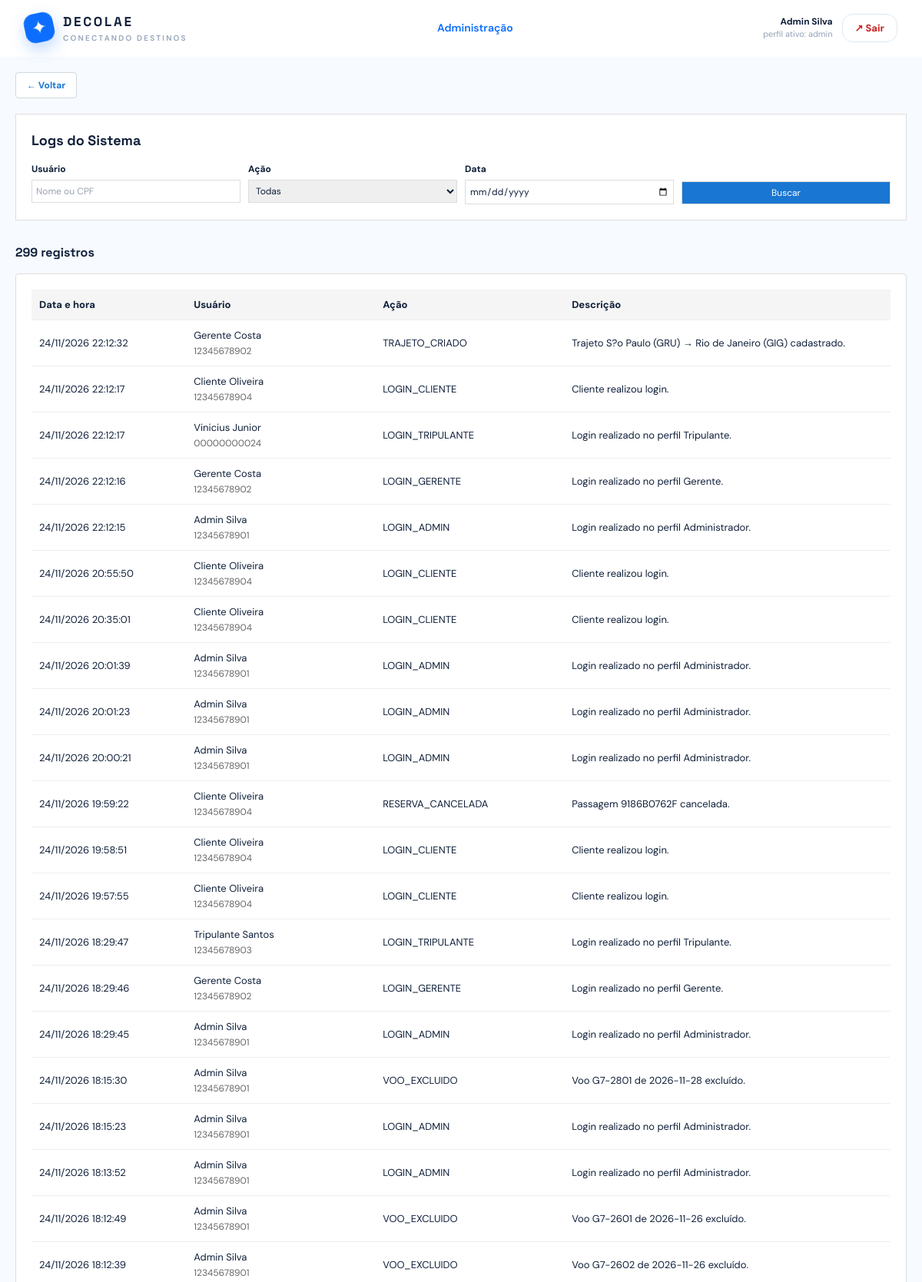
The page /admin-logs.php (signed in, upper part) on the database its author committed.
### tables this page shows
CREATE TABLE `usuario` (
  `cpf` char(11) NOT NULL,
  `nome_completo` varchar(120) NOT NULL,
  `email` varchar(160) NOT NULL,
  `senha` varchar(255) NOT NULL,
  `endereco` varchar(255) NOT NULL,
  `telefone` varchar(15) DEFAULT NULL
);

CREATE TABLE `log` (
  `id` bigint(20) UNSIGNED NOT NULL,
  `usuario_cpf` char(11) NOT NULL,
  `data_hora` timestamp NOT NULL DEFAULT current_timestamp(),
  `acao` varchar(80) NOT NULL,
  `descricao` varchar(255) NOT NULL,
  `registro_afetado` varchar(120) DEFAULT NULL
);

### includes/functions.php (called while the page is built, shortened)
<?php
function esc(mixed $valor): string
{
    return htmlspecialchars((string) $valor, ENT_QUOTES, 'UTF-8');
}
function obter_usuario_atual(PDO $conexao): ?array
{
    $cpf = $_SESSION['cpf_usuario'] ?? null;
    $comando = $conexao->prepare(
        'SELECT cpf, nome_completo, email, endereco FROM usuario WHERE cpf = ?'
    );
    $comando->execute([$cpf]);
    $usuario = $comando->fetch();
    $consulta_papeis = "
        SELECT 'gerente' AS papel FROM gerente WHERE cpf = ?
        UNION ALL
        SELECT 'tripulante' FROM tripulante WHERE cpf = ?
        UNION ALL
        SELECT 'admin' FROM admin WHERE cpf = ?
        UNION ALL
        SELECT 'cliente' FROM cliente WHERE cpf = ?
        ORDER BY papel
    ";
    $comando_papeis = $conexao->prepare($consulta_papeis);
    $comando_papeis->execute([$cpf, $cpf, $cpf, $cpf]);
    $usuario['papeis'] = array_column($comando_papeis->fetchAll(), 'papel');
    $usuario['papel_atual'] = $_SESSION['papel_usuario'] ?? null;
    return $usuario;
}
function exigir_autenticacao(PDO $conexao, ?string $papel = null): array
{
    $usuario = obter_usuario_atual($conexao);
    return $usuario;
}
function exigir_papel(PDO $conexao, string $papel): array
{
    return exigir_autenticacao($conexao, $papel);
}
function normalizar_data(?string $valor): ?string
{
    if (!$valor) {
        return null;
    }
    return null;
}

### admin-logs.php (the view, shortened to what this page needs)
<?php
require_once __DIR__ . '/includes/functions.php';
require_once __DIR__ . '/includes/layout.php';
$conexao_pdo = db();
$usuario_logado = exigir_papel($conexao_pdo, 'admin');
$por_pagina = 50;
$filtro_usuario = trim((string) ($_GET['usuario'] ?? ''));
$filtro_data = normalizar_data($_GET['data'] ?? null) ?? '';
$condicoes = [];
$parametros = [];
$onde = $condicoes ? 'WHERE ' . implode(' AND ', $condicoes) : '';
$comando = $conexao_pdo->prepare(
    "SELECT COUNT(*) FROM log l LEFT JOIN usuario u ON u.cpf = l.usuario_cpf $onde"
);
$comando->execute($parametros);
$total = (int) $comando->fetchColumn();
$total_paginas = max(1, (int) ceil($total / $por_pagina));
$pagina = min($total_paginas, max(1, (int) ($_GET['pagina'] ?? 1)));
$deslocamento = ($pagina - 1) * $por_pagina;
$comando = $conexao_pdo->prepare(
    "SELECT l.data_hora, l.acao, l.descricao, l.usuario_cpf, u.nome_completo
     FROM log l
     LEFT JOIN usuario u ON u.cpf = l.usuario_cpf
     $onde
     ORDER BY l.id DESC
     LIMIT $por_pagina OFFSET $deslocamento"
);
$comando->execute($parametros);
$logs = $comando->fetchAll();
renderizar_cabecalho('Logs', $usuario_logado);
?>
<div class="secao-voos">
  <a class="botao-pequeno" href="admin.php" style="margin-bottom: 20px;">← Voltar</a>
  <div class="cartao-busca-voos">
    <h2 class="titulo-secao-busca">Logs do Sistema</h2>
    <form method="get" class="formulario-busca-voos" style="grid-template-columns: repeat(4, minmax(0, 1fr));">
      <div>
        <label class="rotulo-busca-voos">Usuário</label>
        <input class="entrada-busca-voos" name="usuario" value="<?=esc($filtro_usuario)?>" placeholder="Nome ou CPF" autocomplete="off">
      </div>
      <div>
        <label class="rotulo-busca-voos">Ação</label>
        <select class="entrada-busca-voos" name="acao">
          <option value="">Todas</option>
        </select>
      </div>
      <div>
        <label class="rotulo-busca-voos">Data</label>
        <input class="entrada-busca-voos" type="date" name="data" value="<?=esc($filtro_data)?>">
      </div>
      <div class="container-botao-busca">
        <button class="botao-busca-voos" type="submit">Buscar</button>
      </div>
    </form>
  </div>
  <h2 class="titulo-lista-voos"><?= $total === 1 ? '1 registro' : $total . ' registros' ?></h2>
  <?php if($logs): ?>
    <div class="cartao-formulario" style="overflow-x: auto;">
      <table class="tabela-operacional">
        <thead>
          <tr>
            <th style="width: 18%;">Data e hora</th>
            <th style="width: 22%;">Usuário</th>
            <th style="width: 22%;">Ação</th>
            <th style="width: 38%;">Descrição</th>
          </tr>
        </thead>
        <tbody>
          <?php foreach($logs as $log): ?>
            <tr>
              <td><?=esc((new DateTime($log['data_hora']))->format('d/m/Y H:i:s'))?></td>
              <td>
                <?=esc($log['nome_completo'] ?? 'Usuário removido')?><br>
                <span class="texto-secundario texto-pequeno"><?=esc($log['usuario_cpf'])?></span>
              </td>
              <td><?=esc($log['acao'])?></td>
              <td><?=esc($log['descricao'])?></td>
            </tr>
          <?php endforeach; ?>
        </tbody>
      </table>
    </div>
  <?php else: ?>
    <div class="estado-vazio-escala">
      <p>Nenhum registro encontrado.</p>
    </div>
  <?php endif; ?>
</div>
<?php renderizar_rodape(); ?>

### includes/layout.php (shortened to what this page needs)
<?php
function renderizar_cabecalho(string $titulo, ?array $usuario = null): void
{
    $papel_ativo = $usuario['papel_atual'] ?? null;
    ?>
<!doctype html>
<html lang="pt-BR">
<head>
    <script src="https://cdn.tailwindcss.com"></script>
    <link rel="stylesheet" href="assets/css/app.css?v=<?= filemtime(__DIR__ . '/../assets/css/app.css') ?>">
</head>
<body class="bg-[#f7faff] text-ink antialiased">
<header class="sticky top-0 z-30 border-b border-white/60 bg-white/90 backdrop-blur">
    <div class="mx-auto flex max-w-7xl items-center justify-between px-5 py-4 lg:px-8">
        <a href="index.php" class="flex items-center gap-3" aria-label="Página inicial">
            <span class="brand-mark">✦</span>
            <span>
                <span class="brand-name">DECOLAE</span>
                <span class="hidden text-[10px] font-semibold uppercase tracking-[.22em] text-slate-400 sm:block">
                    conectando destinos
                </span>
            </span>
        </a>
        <nav class="hidden items-center gap-6 text-sm font-semibold text-slate-500 md:flex">
            <?php if ($papel_ativo === 'admin'): ?>
                <a class="nav-link active" href="admin.php">Administração</a>
            <?php endif; ?>
        </nav>
        <div class="flex items-center gap-3">
            <?php if ($usuario): ?>
                <div class="hidden text-right sm:block">
                    <p class="text-xs font-bold text-ink">
                        <?= esc($usuario['nome_completo']) ?>
                    </p>
                    <p class="text-[11px] text-slate-400">
                        perfil ativo: <?= esc($papel_ativo ?? '—') ?>
                    </p>
                </div>
                <a class="secondary-btn botao-perigo px-4 py-2" href="logout.php">↗ Sair</a>
            <?php endif; ?>
        </div>
    </div>
</header>
<main>
<?php
}
function renderizar_rodape(): void
{
    ?>
</main>
</body>
</html>
<?php
}

### assets/css/app.css (style rules this page uses)
:root { --ink: #10203a; --navy: #102d52; --ocean: #0d6efd; --sky: #eaf5ff; --coral: #ff6b4a; }
* { box-sizing: border-box; }
body { font-family: 'DM Sans', sans-serif; }
.font-display, h1, h2, h3, .brand-name { font-family: 'Space Grotesk', sans-serif; }
.brand-mark { display: grid; width: 38px; height: 38px; place-items: center; border-radius: 13px; background: var(--ocean); color: #fff; font-size: 24px; transform: rotate(-12deg); box-shadow: 0 9px 20px rgba(13, 110, 253, .25); }
.brand-name { display: block; color: var(--ink); font-size: 17px; font-weight: 700; letter-spacing: .16em; }
.nav-link { transition: color .2s ease; }
.nav-link:hover, .nav-link.active { color: var(--ocean); }
.primary-btn, .secondary-btn { display: inline-flex; align-items: center; justify-content: center; gap: 12px; border-radius: 14px; padding: 0 21px; font-size: 13px; font-weight: 800; transition: transform .2s, box-shadow .2s, background .2s; }
.secondary-btn { border: 1px solid #dce8f4; background: #fff; padding-top: 12px; padding-bottom: 12px; color: var(--ocean); }
.cartao-formulario { border: 1px solid #ddd; border-radius: 4px; background: #fff; padding: 20px; }
.texto-secundario { color: #666; }
.tabela-operacional { width: 100%; border-collapse: collapse; font-size: 13px; }
.tabela-operacional th, .tabela-operacional td { border-bottom: 1px solid #eee; padding: 10px; text-align: left; }
.tabela-operacional th { background: #f5f5f5; font-weight: bold; }
.secao-voos, .secao-bilhetes { max-width: 1200px; margin: 0 auto; padding: 20px; }
.secao-voos { scroll-margin-top: 90px; }
.cartao-busca-voos { margin-bottom: 30px; border: 1px solid #ddd; background: #fff; padding: 20px; }
.titulo-secao-busca, .titulo-secao-bilhetes { margin: 0 0 15px; font-size: 18px; font-weight: bold; }
.formulario-busca-voos { display: grid; grid-template-columns: repeat(4, minmax(0, 1fr)); gap: 10px; }
.rotulo-busca-voos { display: block; margin-bottom: 5px; font-size: 12px; font-weight: bold; }
.entrada-busca-voos { width: 100%; box-sizing: border-box; border: 1px solid #ddd; padding: 5px; font-size: 12px; }
.container-botao-busca { display: flex; align-items: flex-end; }
.botao-busca-voos { width: 100%; border: 1px solid #ddd; background: #1976d2; padding: 5px 10px; color: #fff; cursor: pointer; font-size: 12px; }
.titulo-lista-voos { margin: 0 0 15px; font-size: 16px; font-weight: bold; }
.texto-pequeno { font-size: 12px; }
.botao-perigo { color: #c62828; cursor: pointer; }
.botao-pequeno { display: inline-flex; align-items: center; justify-content: center; border: 1px solid #d0d7de; border-radius: 4px; background: #fff; padding: 7px 14px; color: #1976d2; font-size: 12px; font-weight: bold; text-decoration: none; cursor: pointer; }

### rows shown on the page
usuario: nome_completo "Admin Silva"
log: data_hora "24/11/2026 22:12:32", usuario_cpf.nome_completo "Gerente Costa", usuario_cpf "12345678902", acao "TRAJETO_CRIADO", descricao "Trajeto S?o Paulo (GRU) → Rio de Janeiro (GIG) cadastrado."
log: data_hora "24/11/2026 22:12:17", usuario_cpf.nome_completo "Cliente Oliveira", usuario_cpf "12345678904", acao "LOGIN_CLIENTE", descricao "Cliente realizou login."
log: data_hora "24/11/2026 22:12:17", usuario_cpf.nome_completo "Vinicius Junior", usuario_cpf "00000000024", acao "LOGIN_TRIPULANTE", descricao "Login realizado no perfil Tripulante."
log: data_hora "24/11/2026 22:12:16", usuario_cpf.nome_completo "Gerente Costa", usuario_cpf "12345678902", acao "LOGIN_GERENTE", descricao "Login realizado no perfil Gerente."
log: data_hora "24/11/2026 22:12:15", usuario_cpf.nome_completo "Admin Silva", usuario_cpf "12345678901", acao "LOGIN_ADMIN", descricao "Login realizado no perfil Administrador."
log: data_hora "24/11/2026 20:55:50", usuario_cpf.nome_completo "Cliente Oliveira", usuario_cpf "12345678904", acao "LOGIN_CLIENTE", descricao "Cliente realizou login."
log: data_hora "24/11/2026 20:35:01", usuario_cpf.nome_completo "Cliente Oliveira", usuario_cpf "12345678904", acao "LOGIN_CLIENTE", descricao "Cliente realizou login."
log: data_hora "24/11/2026 20:01:39", usuario_cpf.nome_completo "Admin Silva", usuario_cpf "12345678901", acao "LOGIN_ADMIN", descricao "Login realizado no perfil Administrador."
log: data_hora "24/11/2026 20:01:23", usuario_cpf.nome_completo "Admin Silva", usuario_cpf "12345678901", acao "LOGIN_ADMIN", descricao "Login realizado no perfil Administrador."
log: data_hora "24/11/2026 20:00:21", usuario_cpf.nome_completo "Admin Silva", usuario_cpf "12345678901", acao "LOGIN_ADMIN", descricao "Login realizado no perfil Administrador."
log: data_hora "24/11/2026 19:59:22", usuario_cpf.nome_completo "Cliente Oliveira", usuario_cpf "12345678904", acao "RESERVA_CANCELADA", descricao "Passagem 9186B0762F cancelada."
log: data_hora "24/11/2026 19:58:51", usuario_cpf.nome_completo "Cliente Oliveira", usuario_cpf "12345678904", acao "LOGIN_CLIENTE", descricao "Cliente realizou login."
log: data_hora "24/11/2026 19:57:55", usuario_cpf.nome_completo "Cliente Oliveira", usuario_cpf "12345678904", acao "LOGIN_CLIENTE", descricao "Cliente realizou login."
log: data_hora "24/11/2026 18:29:47", usuario_cpf.nome_completo "Tripulante Santos", usuario_cpf "12345678903", acao "LOGIN_TRIPULANTE", descricao "Login realizado no perfil Tripulante."
log: data_hora "24/11/2026 18:29:46", usuario_cpf.nome_completo "Gerente Costa", usuario_cpf "12345678902", acao "LOGIN_GERENTE", descricao "Login realizado no perfil Gerente."
log: data_hora "24/11/2026 18:29:45", usuario_cpf.nome_completo "Admin Silva", usuario_cpf "12345678901", acao "LOGIN_ADMIN", descricao "Login realizado no perfil Administrador."
log: data_hora "24/11/2026 18:15:30", usuario_cpf.nome_completo "Admin Silva", usuario_cpf "12345678901", acao "VOO_EXCLUIDO", descricao "Voo G7-2801 de 2026-11-28 excluído."
log: data_hora "24/11/2026 18:15:23", usuario_cpf.nome_completo "Admin Silva", usuario_cpf "12345678901", acao "LOGIN_ADMIN", descricao "Login realizado no perfil Administrador."
log: data_hora "24/11/2026 18:13:52", usuario_cpf.nome_completo "Admin Silva", usuario_cpf "12345678901", acao "LOGIN_ADMIN", descricao "Login realizado no perfil Administrador."
log: data_hora "24/11/2026 18:12:49", usuario_cpf.nome_completo "Admin Silva", usuario_cpf "12345678901", acao "VOO_EXCLUIDO", descricao "Voo G7-2601 de 2026-11-26 excluído."
log: data_hora "24/11/2026 18:12:39", usuario_cpf.nome_completo "Admin Silva", usuario_cpf "12345678901", acao "VOO_EXCLUIDO", descricao "Voo G7-2602 de 2026-11-26 excluído."

### other values the page prints
$papel_ativo "admin"
$total "299"
